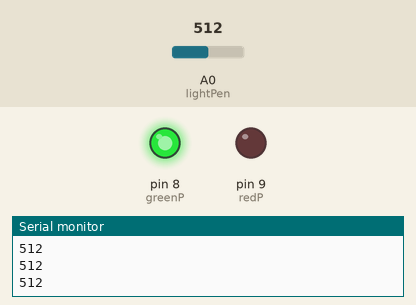
Bench run of a sketch on a simulated Arduino Uno, built with avr-gcc and run on an emulated ATmega328P. Shown: output pins drawn as LEDs (lit = HIGH), the last lines printed to the serial monitor. The test bench sets the inputs (shaded band); at power-on: A0 (lightPen) = 512.

Above: at 1.2 s.
1.3 s: A0 (lightPen) set to 362
2.9 s: A0 (lightPen) set to 333
At 4.4 s:
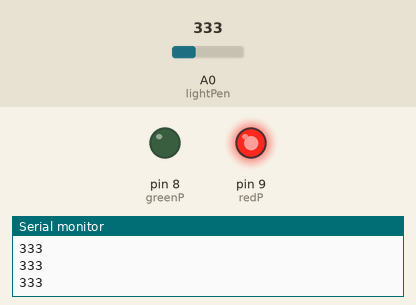
4.7 s: A0 (lightPen) set to 360
At 5.5 s:
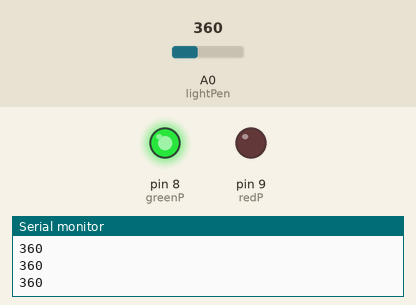
6.5 s: A0 (lightPen) set to 340
At 7.5 s:
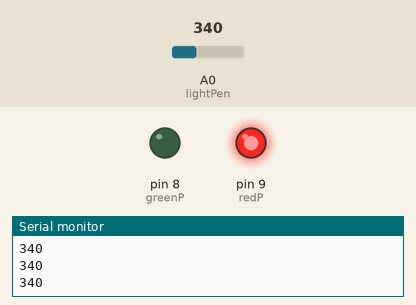
Timing chart, 0 to 9.2 s (numbered marks = the images above; inputs shaded):
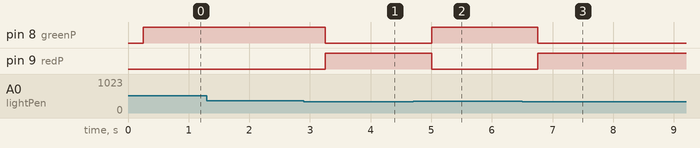

Measured:
- the behaviour switches between 350 and 349 on A0 (lightPen) (found by bisection; images 0 and 1)
- after the input at 2.9 s, pin 8 (greenP): HIGH → LOW after 0.35 s; pin 9 (redP): LOW → HIGH after 0.35 s
- after the input at 4.7 s, pin 8 (greenP): LOW → HIGH after 0.31 s; pin 9 (redP): HIGH → LOW after 0.31 s
- after the input at 6.5 s, pin 8 (greenP): HIGH → LOW after 0.26 s; pin 9 (redP): LOW → HIGH after 0.26 s

The sketch:

Photoresistor_may3c.ino
```cpp
int redP = 9;
int greenP = 8;

int lightPen = A0;
int lightVal;
int dv=250;
void setup() {
  // put your setup code here, to run once:
  pinMode(lightPen, INPUT);
  pinMode(redP, OUTPUT);
  pinMode(greenP, OUTPUT);
  Serial.begin(9600);

}

void loop() {
  // put your main code here, to run repeatedly:
  lightVal =analogRead(lightPen);
  Serial.println(lightVal);
  delay(dv);
  if (lightVal >350){
    digitalWrite (greenP, HIGH);
    digitalWrite(redP, LOW);
  }
  if(lightVal<350){
    digitalWrite (greenP, LOW);
    digitalWrite(redP, HIGH);
  }

}
```
